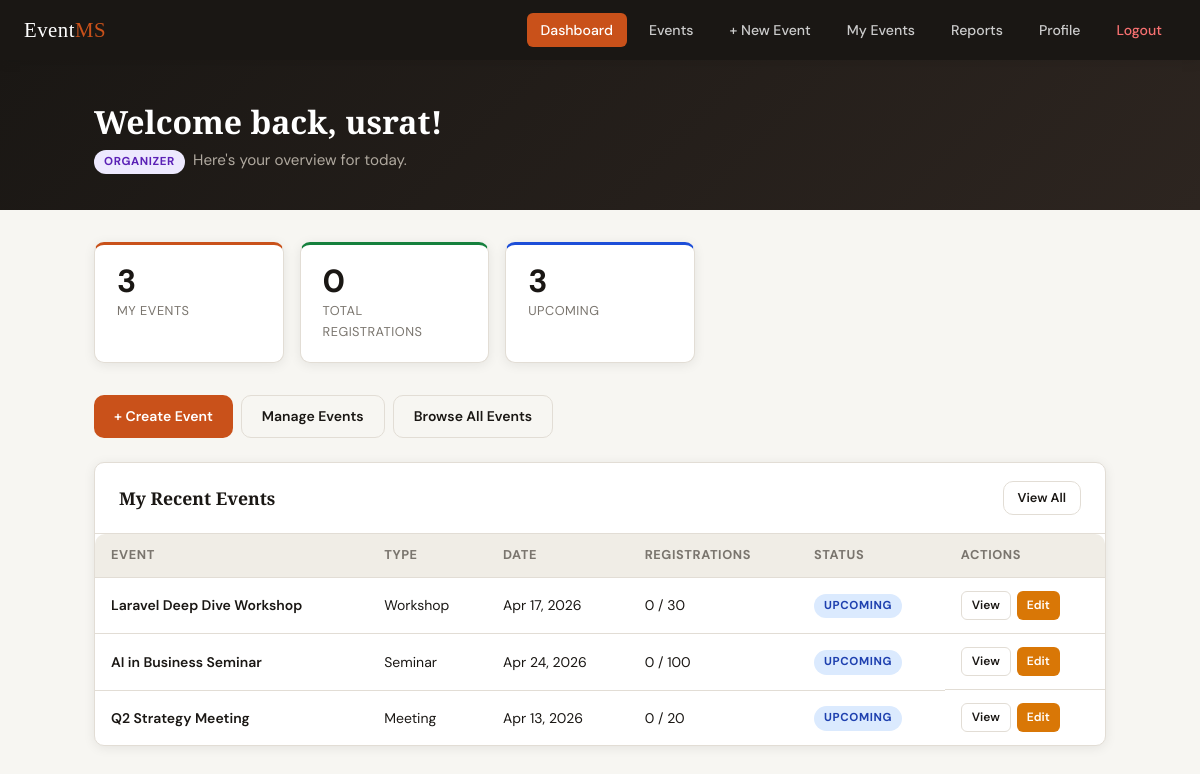
/dashboard.php (signed in), run on the app's committed database.
### tables this page shows
CREATE TABLE `events` (
  `id`          INT(11)      NOT NULL AUTO_INCREMENT,
  `organizer_id` INT(11)     NOT NULL,
  `title`       VARCHAR(160) NOT NULL,
  `type`        ENUM('seminar','workshop','meeting','conference','webinar','other') NOT NULL DEFAULT 'seminar',
  `description` TEXT         DEFAULT NULL,
  `location`    VARCHAR(255) DEFAULT NULL,
  `event_date`  DATE         NOT NULL,
  `event_time`  TIME         NOT NULL,
  `capacity`    INT(6)       NOT NULL DEFAULT 50,
  `status`      ENUM('upcoming','ongoing','completed','cancelled') NOT NULL DEFAULT 'upcoming',
  `created_at`  TIMESTAMP    NOT NULL DEFAULT CURRENT_TIMESTAMP,
  PRIMARY KEY (`id`),
  KEY `fk_events_organizer` (`organizer_id`),
  CONSTRAINT `fk_events_organizer` FOREIGN KEY (`organizer_id`) REFERENCES `users` (`id`) ON DELETE CASCADE
);

### auth.php (called while the page is built, shortened)
<?php
function is_organizer(): bool { return $_SESSION['role'] === 'organizer'; }

### dashboard.php (the view, shortened to what this page needs)
<?php
require_once 'auth.php';
require_once 'db.php';
$uid  = current_user_id();
$role = $_SESSION['role'];
if ($role === 'organizer') {
    $s = $conn->prepare("SELECT COUNT(*) FROM events WHERE organizer_id=?"); $s->execute([$uid]);
    $my_events = $s->fetchColumn();
    $s = $conn->prepare("SELECT COUNT(*) FROM registrations r JOIN events e ON e.id=r.event_id WHERE e.organizer_id=? AND r.status='registered'"); $s->execute([$uid]);
    $total_regs = $s->fetchColumn();
    $s = $conn->prepare("SELECT COUNT(*) FROM events WHERE organizer_id=? AND status='upcoming' AND event_date>=CURDATE()"); $s->execute([$uid]);
    $upcoming = $s->fetchColumn();
    $s = $conn->prepare("SELECT e.*, (SELECT COUNT(*) FROM registrations r WHERE r.event_id=e.id AND r.status='registered') AS reg_count FROM events e WHERE e.organizer_id=? ORDER BY e.created_at DESC LIMIT 5"); $s->execute([$uid]);
    $recent_events = $s->fetchAll();
}
?>
<!DOCTYPE html>
<html lang="en">
<head>
<link rel="stylesheet" href="style.css">
</head>
<body>
<nav class="navbar">
  <a href="dashboard.php" class="navbar-brand">Event<span>MS</span></a>
  <div class="navbar-nav">
    <a href="dashboard.php" class="active">Dashboard</a>
    <a href="events.php">Events</a>
    <?php if (is_organizer()): ?>
      <a href="create_event.php">+ New Event</a>
      <a href="my_events.php">My Events</a>
    <?php else: ?>
      <a href="my_registrations.php">My Registrations</a>
    <?php endif; ?>
    <a href="reports.php">Reports</a>
    <a href="profile.php">Profile</a>
    <a href="logout.php" style="color:#f87171;">Logout</a>
  </div>
</nav>
<div class="page-header">
  <div class="container">
    <div>
      <h1>Welcome back, <?= htmlspecialchars($_SESSION['username']) ?>!</h1>
      <p>
        <span class="badge <?= $role === 'organizer' ? 'badge-organizer' : 'badge-participant' ?>">
          <?= ucfirst($role) ?>
        </span>
        &nbsp;Here's your overview for today.
      </p>
    </div>
  </div>
</div>
<div class="container" style="padding-bottom:48px;">
<?php if ($role === 'organizer'): ?>
  <div class="stats-grid">
    <div class="stat-card stat-accent">
      <div class="stat-number"><?= $my_events ?></div>
      <div class="stat-label">My Events</div>
    </div>
    <div class="stat-card stat-green">
      <div class="stat-number"><?= $total_regs ?></div>
      <div class="stat-label">Total Registrations</div>
    </div>
    <div class="stat-card stat-blue">
      <div class="stat-number"><?= $upcoming ?></div>
      <div class="stat-label">Upcoming</div>
    </div>
  </div>
  <div class="flex gap-8 mb-24">
    <a href="create_event.php" class="btn btn-primary">+ Create Event</a>
    <a href="my_events.php"    class="btn btn-outline">Manage Events</a>
    <a href="events.php"       class="btn btn-outline">Browse All Events</a>
  </div>
  <div class="card">
    <div class="card-header">
      <h3>My Recent Events</h3>
      <a href="my_events.php" class="btn btn-sm btn-outline">View All</a>
    </div>
    <div class="table-wrap">
      <?php if ($recent_events): ?>
      <table>
        <thead>
          <tr>
            <th>Event</th><th>Type</th><th>Date</th><th>Registrations</th><th>Status</th><th>Actions</th>
          </tr>
        </thead>
        <tbody>
        <?php foreach ($recent_events as $ev): ?>
          <tr>
            <td class="fw-600"><?= htmlspecialchars($ev['title']) ?></td>
            <td><?= ucfirst($ev['type']) ?></td>
            <td><?= date('M j, Y', strtotime($ev['event_date'])) ?></td>
            <td><?= $ev['reg_count'] ?> / <?= $ev['capacity'] ?></td>
            <td><span class="badge badge-<?= $ev['status'] ?>"><?= ucfirst($ev['status']) ?></span></td>
            <td class="td-actions">
              <a href="view_event.php?id=<?= $ev['id'] ?>"  class="btn btn-xs btn-outline">View</a>
              <a href="edit_event.php?id=<?= $ev['id'] ?>"  class="btn btn-xs btn-warning">Edit</a>
            </td>
          </tr>
        <?php endforeach; ?>
        </tbody>
      </table>
      <?php endif; ?>
    </div>
  </div>
<?php endif; ?>
</div>
</body>
</html>

### data on the page
events: title "Laravel Deep Dive Workshop", type "Workshop", event_date "Apr 17, 2026", reg_count "0", capacity "30", status "UPCOMING"
events: title "AI in Business Seminar", type "Seminar", event_date "Apr 24, 2026", reg_count "0", capacity "100", status "UPCOMING"
events: title "Q2 Strategy Meeting", type "Meeting", event_date "Apr 13, 2026", reg_count "0", capacity "20", status "UPCOMING"

### other printed values
$_SESSION['username'] "usrat"
$role "ORGANIZER"
$my_events "3"
$total_regs "0"
$upcoming "3"
